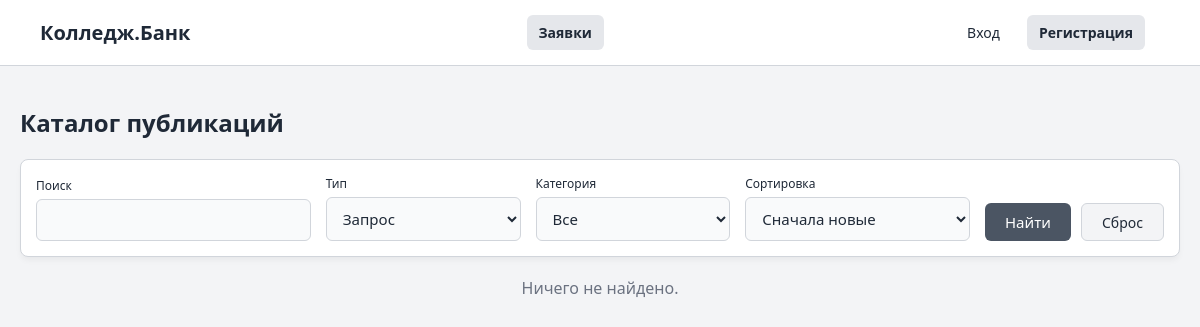
/offers.php?type=request, run on an earlier commit of the app's database.
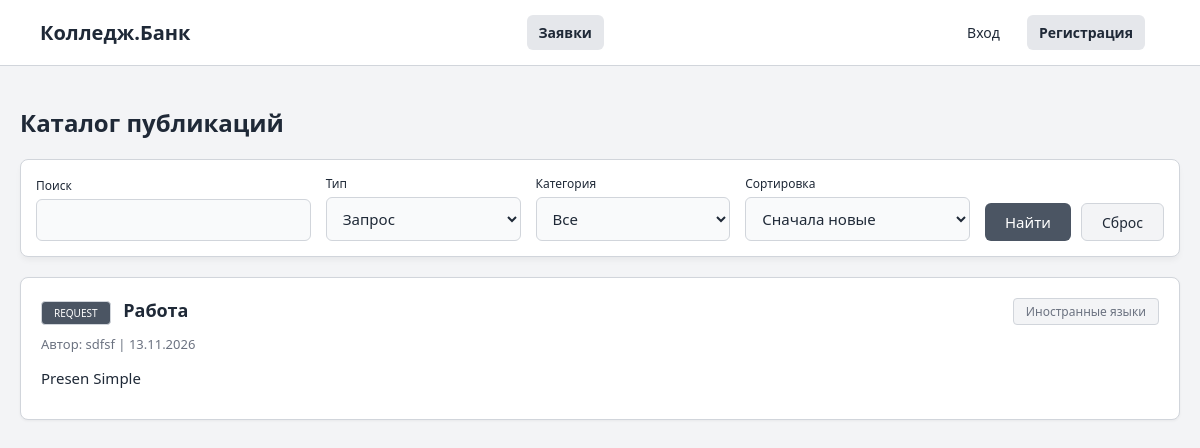
And on a later commit of the database.
### tables this page shows
CREATE TABLE offers (
    id INTEGER PRIMARY KEY AUTOINCREMENT,
    user_id INTEGER NOT NULL,
    category_id INTEGER NOT NULL,
    type TEXT DEFAULT 'help', 
    title TEXT NOT NULL,
    description TEXT,
    status TEXT DEFAULT 'active',
    created_at DATETIME DEFAULT CURRENT_TIMESTAMP,
    updated_at DATETIME DEFAULT CURRENT_TIMESTAMP,
    FOREIGN KEY (user_id) REFERENCES users(id) ON DELETE CASCADE,
    FOREIGN KEY (category_id) REFERENCES categories(id)
);

CREATE TABLE categories (
    id INTEGER PRIMARY KEY AUTOINCREMENT,
    name TEXT NOT NULL
);

CREATE TABLE users (
    id INTEGER PRIMARY KEY AUTOINCREMENT,
    name TEXT NOT NULL,
    email TEXT UNIQUE NOT NULL,
    password_hash TEXT NOT NULL,
    role TEXT DEFAULT 'user',
    bio TEXT DEFAULT 'Информация обо мне пока не заполнена.',
    skills TEXT DEFAULT 'Навыки не указаны',
    created_at DATETIME DEFAULT CURRENT_TIMESTAMP
);

### offers.php (the view, shortened to what this page needs)
<?php
require 'db.php';
$isAuth = isset($_SESSION['user_id']);
$q = trim($_GET['q'] ?? '');
$fType = $_GET['type'] ?? '';
$sort = $_GET['sort'] ?? 'date_desc';
$sqlBase = "FROM offers o
            JOIN users u ON o.user_id = u.id
            JOIN categories c ON o.category_id = c.id
            WHERE o.status = 'active'";
$params = [];
if ($fType) { $sqlBase .= " AND o.type = ?"; $params[] = $fType; }
$limit = 5;
$page = isset($_GET['page']) && is_numeric($_GET['page']) ? (int)$_GET['page'] : 1;
$offset = ($page - 1) * $limit;
$sorts = ['date_desc' => 'o.created_at DESC', 'date_asc' => 'o.created_at ASC', 'title_asc' => 'o.title ASC', 'title_desc' => 'o.title DESC'];
$sql = "SELECT o.*, u.name as author_name, c.name as cat_name " . $sqlBase;
$sql .= " ORDER BY " . ($sorts[$sort] ?? $sorts['date_desc']);
$sql .= " LIMIT $limit OFFSET $offset";
$stmt = $db->prepare($sql);
$stmt->execute($params);
$offers = $stmt->fetchAll(PDO::FETCH_ASSOC);
?>
<!DOCTYPE html>
<html lang="ru">
<head>
    <meta charset="UTF-8"><title>Заявки | Колледж.Банк</title><link rel="stylesheet" href="style.css">
</head>
<body>
    <div class="top-bar">
        <div><strong>Колледж.Банк</strong></div>
        <div>
            <a href="offers.php" class="nav-link active">Заявки</a>
        </div>
        <div style="display: flex; align-items: center;">
            <?php if ($isAuth): ?>
                <a href="profile.php" class="nav-link" style="margin-right: 15px;">Личный кабинет</a>
                <a href="logout.php" class="logout-btn">Выйти</a>
            <?php else: ?>
                <a href="login.php" class="nav-link">Вход</a>
                <a href="register.php" class="nav-link active">Регистрация</a>
            <?php endif; ?>
        </div>
    </div>
    <div class="dashboard-container">
        <div style="margin-bottom: 20px; display: flex; justify-content: space-between; align-items: center;">
            <h2 style="margin: 0;">Каталог публикаций</h2>
        </div>
        <div class="content-box" style="margin-bottom: 20px; padding: 15px;">
            <form method="GET" style="display: flex; flex-wrap: wrap; gap: 15px; align-items: flex-end;">
                <div style="flex: 1 1 200px;">
                    <label style="font-size:12px; display:block; margin-bottom:5px;">Поиск</label>
                    <input type="text" name="q" value="<?= htmlspecialchars($q) ?>" style="margin:0; width:100%;">
                </div>
                <div style="flex: 1 1 120px;">
                    <label style="font-size:12px; display:block; margin-bottom:5px;">Тип</label>
                    <select name="type" style="margin:0; width:100%;">
                        <option value="request" <?= $fType=='request'?'selected':'' ?>>Запрос</option>
                    </select>
                </div>
                <div style="flex: 1 1 120px;">
                    <label style="font-size:12px; display:block; margin-bottom:5px;">Категория</label>
                    <select name="category" style="margin:0; width:100%;">
                        <option value="">Все</option>
                    </select>
                </div>
                <div style="flex: 1 1 150px;">
                    <label style="font-size:12px; display:block; margin-bottom:5px;">Сортировка</label>
                    <select name="sort" style="margin:0; width:100%;">
                        <option value="date_desc" <?= $sort=='date_desc'?'selected':'' ?>>Сначала новые</option>
                    </select>
                </div>
                <div style="display: flex; gap: 10px; flex: 0 0 auto;">
                    <button type="submit" style="height: 38px; width: auto; padding: 0 20px;">Найти</button>
                    <a href="offers.php" class="btn-edit" style="height: 38px; margin: 0; display: flex; align-items: center; padding: 0 20px; box-sizing: border-box;">Сброс</a>
                </div>
            </form>
        </div>
        <?php if (empty($offers)): ?>
            <p style="text-align:center; color:var(--text-muted);">Ничего не найдено.</p>
        <?php else: ?>
            <?php foreach ($offers as $o): ?>
                <div class="offer-card">
                    <div style="display: flex; justify-content: space-between; align-items: flex-start;">
                        <h3>
                            <span class="badge" style="background:var(--accent); color:white; margin-right:8px; text-transform:uppercase; font-size:10px;">
                                <?= htmlspecialchars($o['type']) ?>
                            </span>
                            <?= htmlspecialchars($o['title']) ?>
                        </h3>
                        <span class="badge"><?= htmlspecialchars($o['cat_name']) ?></span>
                    </div>
                    <p class="meta">Автор: <?= htmlspecialchars($o['author_name']) ?> | <?= date('d.m.Y', strtotime($o['created_at'])) ?></p>
                    <p><?= nl2br(htmlspecialchars($o['description'])) ?></p>
                </div>
            <?php endforeach; ?>
        <?php endif; ?>
    </div>
</body>
</html>

What changed in the data, as far as the page shows it:
now on this page (row edited): offers: type "REQUEST", title "Работа", category.name "Иностранные языки", user.name "sdfsf", created_at "13.11.2026", description "Presen Simple"
Also different on the page:
text no longer shown: "Ничего не найдено."
